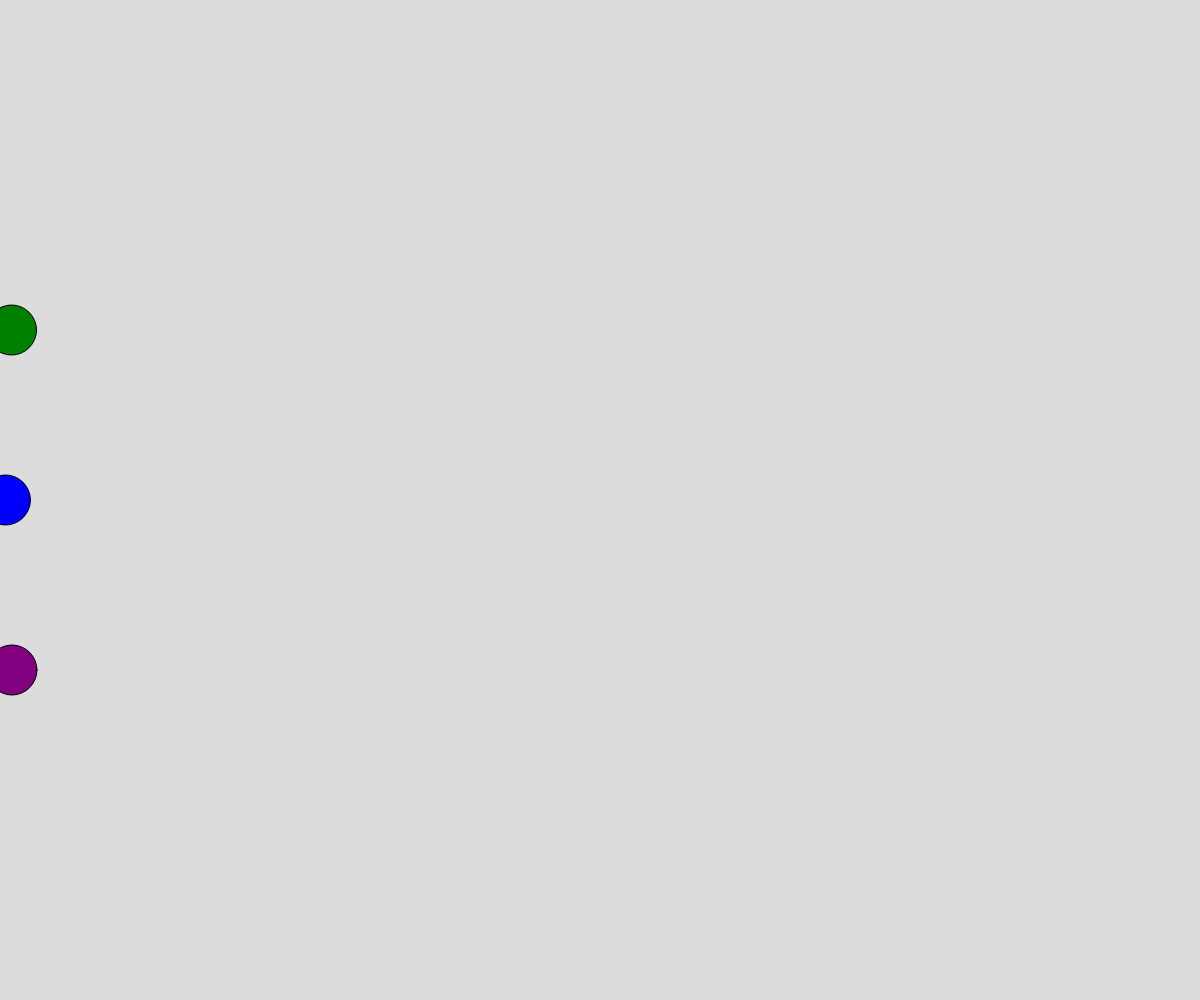
Frame 1 (no input)
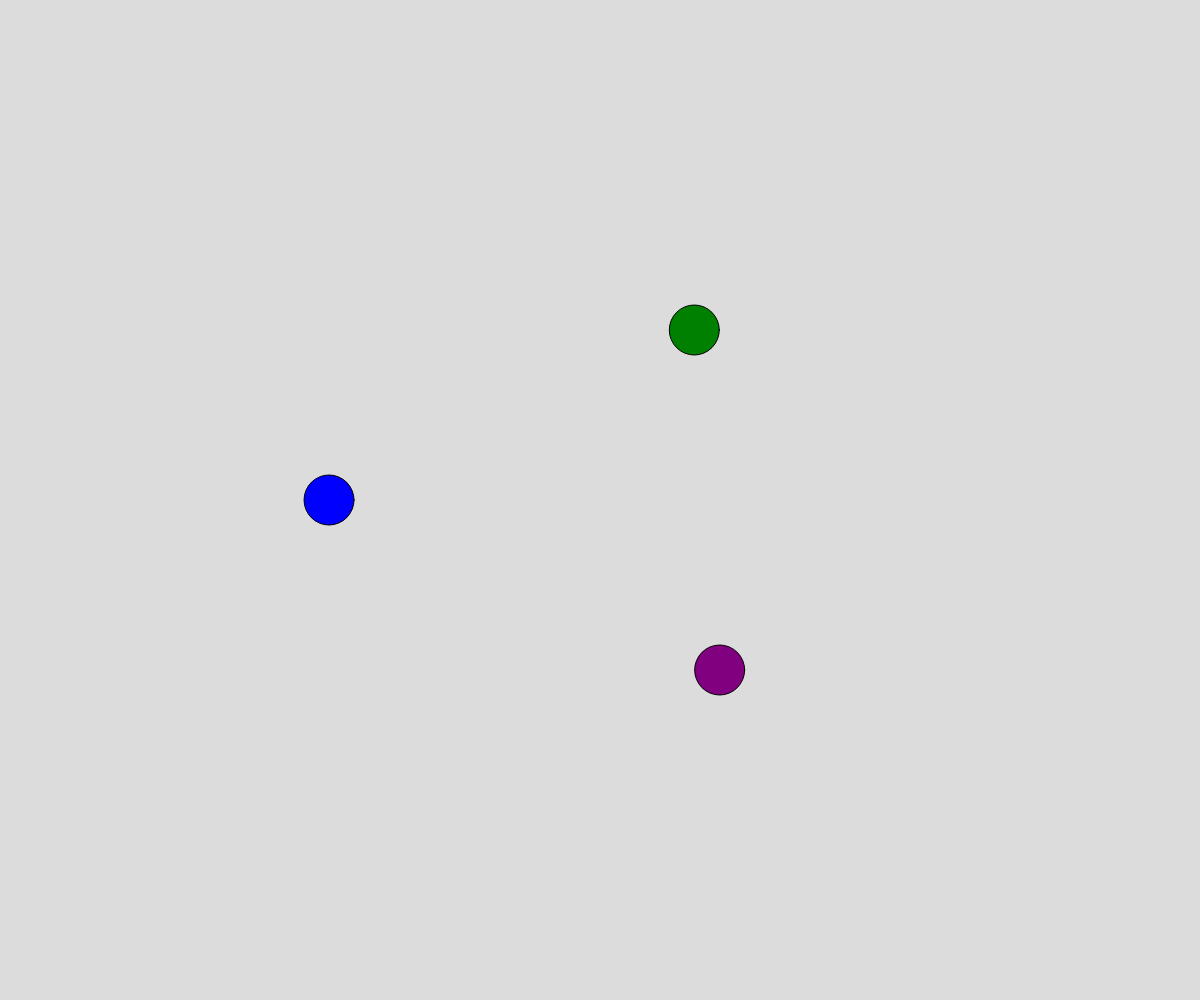
Frame 60 (no input)
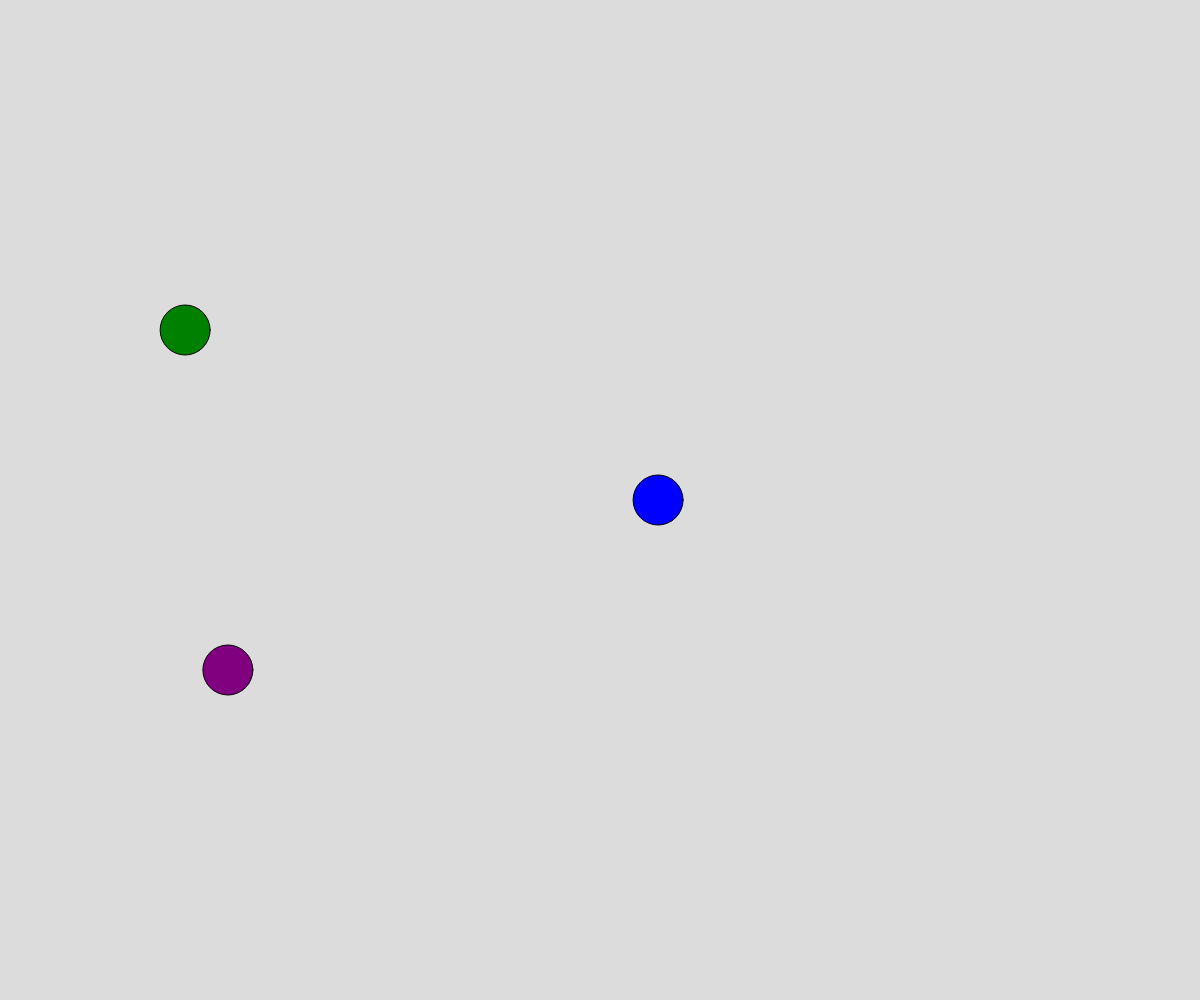
Frame 120 (the mouse pressed at the canvas centre since frame 60)

The p5.js sketch that drew these frames (run headless with seeded random() and noise() and a simulated clock; from frame 60 on, the mouse is pressed at the canvas centre):

// p5.js sketch
// ── sketch.js
// Round Racers
// Hannah Tremaine
// 10/2/2023

//Global Varibles 
let racer1;
let racer2;
let racer3;
function setup() {
  createCanvas(windowWidth, windowHeight);
  racer1 = new RoundRacer(height*0.33,"green"); //1/3 of the screen
  racer2 = new RoundRacer(height/2,"blue"); //1/2 of the screen
  racer3 = new RoundRacer(height*0.67,"purple"); //2/3 of the screen
}

function draw() {
  background(220);
  //draw the first circle
  racer1.move();
  racer1.display();
  //draw the second racer
  racer2.move();
  racer2.display();
  // draw the third racer
  racer3.move();
  racer3.display();
}

class RoundRacer{
  //constructor
  constructor(yPosition,color){
    this.xPosition = 0;
    this.yPosition = yPosition;
    this.xSpeed = random(3,15)
    this.color = color
  }
    //class methods
    move(){
      this.xPosition = this.xPosition + this.xSpeed;
      if (this.xPosition >= width) this.xPosition=0;
    }
    display(){
      fill(this.color)
      ellipse(this.xPosition,this.yPosition,50);
    }
  }
